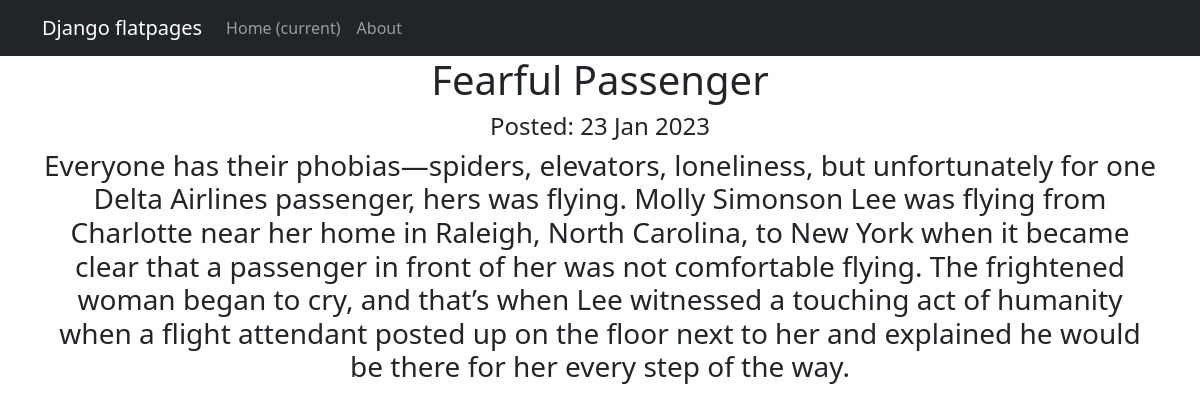
Screenshot of /news/3 with the database file from the repository.
### NewsPortal/models.py (models this page shows, shortened)
class Post(models.Model):
    post = 'Post'
    news = 'News'
    POST_OR_NEWS = [
        (post, 'Post'),
        (news, 'News')
    ]
    author = models.ForeignKey(Author, on_delete=models.CASCADE)
    post_or_news = models.CharField(max_length=4, choices=POST_OR_NEWS, default=post)
    pub_date = models.DateTimeField(auto_now_add=True)
    category = models.ManyToManyField('Category', through='PostCategory')
    headline = models.CharField(max_length=255, blank=False)
    text = models.TextField(blank=False)
    rating = models.FloatField(default=0.0)

### NewsPortal/views.py (the view)
# urls.py: path('<int:pk>', PostDetail.as_view(), name='post_detail'),
class PostDetail(DetailView):
    model = Post
    template_name = 'news.html'
    context_object_name = 'post'

### NewsPortal/templatetags/custom_filters.py (called while the page is built)
def substring(user_word):
    for swear_word in SWEAR_WORDS:
        if swear_word in user_word.lower():
            return True
    else:
        return False

@register.filter()
def censor(value):
    values_list = value.split(' ')
    new_word_list = []
    for word in values_list:
        if substring(word):
            if punc(word):
                new_word = word[0] + ((len(word) - 2) * '*') + word[-1]
                new_word_list.append(new_word)
            else:
                new_word = word[0] + ((len(word) - 1) * '*')
                new_word_list.append(new_word)
        else:
            new_word_list.append(word)
    new_value = ' '.join(new_word_list)
    return new_value

### templates/news.html (shortened to what this page needs)
{% extends 'flatpages/default.html' %}
{% load custom_filters %}
{% block content %}
    <h1>{{ post.headline|censor }}</h1>
    <h4>Posted: {{ post.pub_date|date:'d M Y' }}</h4>
    <h3>{{ post.text|censor }}</h3>
{% endblock content %}

### rows the page displays
Post: headline|censor "Fearful Passenger", pub_date "23 Jan 2023", text|censor "Everyone has their phobias—spiders, elevators, loneliness, but unfortunately for one Delta Airlines passenger, hers was flying. Molly Simonson Lee was flying from Charlotte near her home in Raleigh, North Carolina, to New York when it became clear that a passenger in front of her was not comfortable flying. The frightened woman began to cry, and that’s when Lee witnessed a touching act of humanity when a flight attendant posted up on the floor next to her and explained he would be there for her every step of the way."
